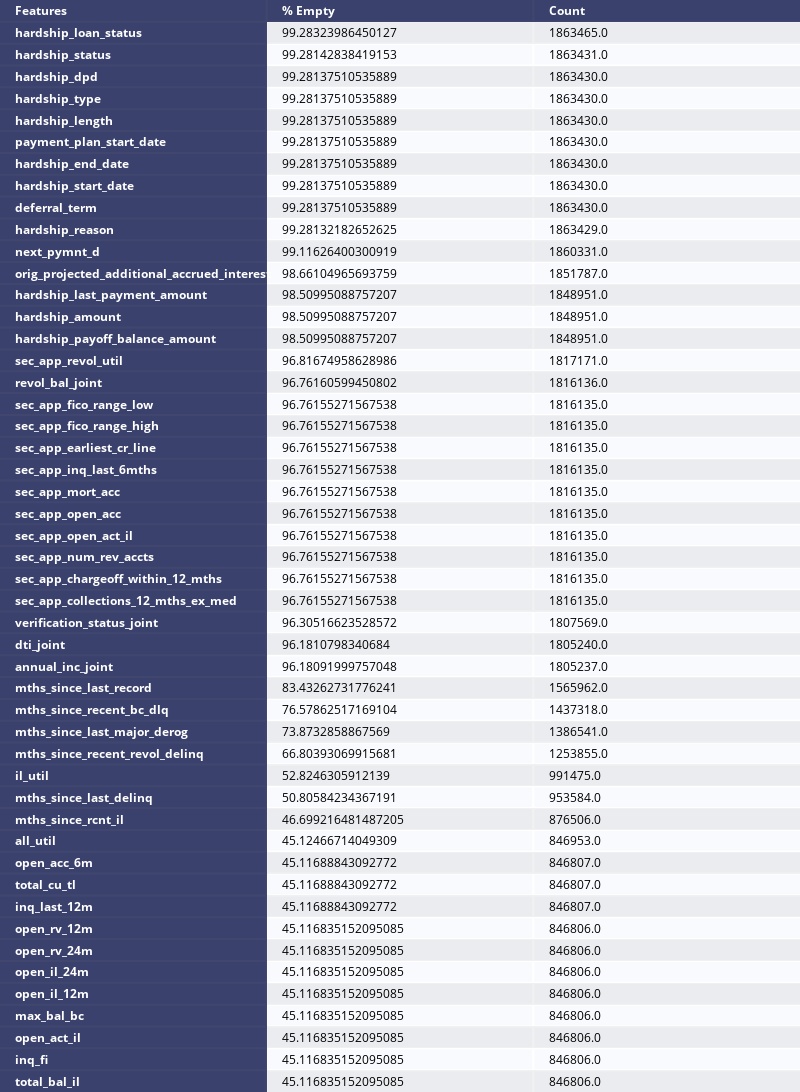

Notebook source saved alongside this figure:
### Code cell
temp = df_columns_na_sorted[df_columns_na_sorted['% Empty'] > MISSING_VALUE_THRESHOLD]
print(f'\n# of features with missing values > {MISSING_VALUE_THRESHOLD}%: {len(temp)}')
plot_dataframe_as_table_image(temp, f'features_with_over_{MISSING_VALUE_THRESHOLD}_pct_missing_values', 'Features')

### Figure 1 — Plotly figure (JSON) as saved in the notebook; plotly's stock layout.template omitted (floating-point values rounded to 4 significant figures; data arrays with more than 128 entries replaced by an {"elided": "..."} marker saying what was removed)
{"data": [{"colorscale": [[0, "#00083e"], [0.5, "#ededee"], [1, "#ffffff"]], "hoverinfo": "none", "opacity": 0.75, "showscale": false, "type": "heatmap", "z": {"elided": "50x3 float values"}}], "layout": {"annotations": [{"align": "left", "font": {"color": "#ffffff"}, "showarrow": false, "text": "<b>Features</b>", "x": -0.45, "xanchor": "left", "xref": "x", "y": 0, "yref": "y"}, {"align": "left", "font": {"color": "#ffffff"}, "showarrow": false, "text": "<b>% Empty</b>", "x": 0.55, "xanchor": "left", "xref": "x", "y": 0, "yref": "y"}, {"align": "left", "font": {"color": "#ffffff"}, "showarrow": false, "text": "<b>Count</b>", "x": 1.55, "xanchor": "left", "xref": "x", "y": 0, "yref": "y"}, {"align": "left", "font": {"color": "#ffffff"}, "showarrow": false, "text": "<b>hardship_loan_status</b>", "x": -0.45, "xanchor": "left", "xref": "x", "y": 1, "yref": "y"}, {"align": "left", "font": {"color": "#000000"}, "showarrow": false, "text": "99.28323986450127", "x": 0.55, "xanchor": "left", "xref": "x", "y": 1, "yref": "y"}, {"align": "left", "font": {"color": "#000000"}, "showarrow": false, "text": "1863465.0", "x": 1.55, "xanchor": "left", "xref": "x", "y": 1, "yref": "y"}, {"align": "left", "font": {"color": "#ffffff"}, "showarrow": false, "text": "<b>hardship_status</b>", "x": -0.45, "xanchor": "left", "xref": "x", "y": 2, "yref": "y"}, {"align": "left", "font": {"color": "#000000"}, "showarrow": false, "text": "99.28142838419153", "x": 0.55, "xanchor": "left", "xref": "x", "y": 2, "yref": "y"}, {"align": "left", "font": {"color": "#000000"}, "showarrow": false, "text": "1863431.0", "x": 1.55, "xanchor": "left", "xref": "x", "y": 2, "yref": "y"}, {"align": "left", "font": {"color": "#ffffff"}, "showarrow": false, "text": "<b>hardship_dpd</b>", "x": -0.45, "xanchor": "left", "xref": "x", "y": 3, "yref": "y"}, {"align": "left", "font": {"color": "#000000"}, "showarrow": false, "text": "99.28137510535889", "x": 0.55, "xanchor": "left", "xref": "x", "y": 3, "yref": "y"}, {"align": "left", "font": {"color": "#000000"}, "showarrow": false, "text": "1863430.0", "x": 1.55, "xanchor": "left", "xref": "x", "y": 3, "yref": "y"}, {"align": "left", "font": {"color": "#ffffff"}, "showarrow": false, "text": "<b>hardship_type</b>", "x": -0.45, "xanchor": "left", "xref": "x", "y": 4, "yref": "y"}, {"align": "left", "font": {"color": "#000000"}, "showarrow": false, "text": "99.28137510535889", "x": 0.55, "xanchor": "left", "xref": "x", "y": 4, "yref": "y"}, {"align": "left", "font": {"color": "#000000"}, "showarrow": false, "text": "1863430.0", "x": 1.55, "xanchor": "left", "xref": "x", "y": 4, "yref": "y"}, {"align": "left", "font": {"color": "#ffffff"}, "showarrow": false, "text": "<b>hardship_length</b>", "x": -0.45, "xanchor": "left", "xref": "x", "y": 5, "yref": "y"}, {"align": "left", "font": {"color": "#000000"}, "showarrow": false, "text": "99.28137510535889", "x": 0.55, "xanchor": "left", "xref": "x", "y": 5, "yref": "y"}, {"align": "left", "font": {"color": "#000000"}, "showarrow": false, "text": "1863430.0", "x": 1.55, "xanchor": "left", "xref": "x", "y": 5, "yref": "y"}, {"align": "left", "font": {"color": "#ffffff"}, "showarrow": false, "text": "<b>payment_plan_start_date</b>", "x": -0.45, "xanchor": "left", "xref": "x", "y": 6, "yref": "y"}, {"align": "left", "font": {"color": "#000000"}, "showarrow": false, "text": "99.28137510535889", "x": 0.55, "xanchor": "left", "xref": "x", "y": 6, "yref": "y"}, {"align": "left", "font": {"color": "#000000"}, "showarrow": false, "text": "1863430.0", "x": 1.55, "xanchor": "left", "xref": "x", "y": 6, "yref": "y"}, {"align": "left", "font": {"color": "#ffffff"}, "showarrow": false, "text": "<b>hardship_end_date</b>", "x": -0.45, "xanchor": "left", "xref": "x", "y": 7, "yref": "y"}, {"align": "left", "font": {"color": "#000000"}, "showarrow": false, "text": "99.28137510535889", "x": 0.55, "xanchor": "left", "xref": "x", "y": 7, "yref": "y"}, {"align": "left", "font": {"color": "#000000"}, "showarrow": false, "text": "1863430.0", "x": 1.55, "xanchor": "left", "xref": "x", "y": 7, "yref": "y"}, {"align": "left", "font": {"color": "#ffffff"}, "showarrow": false, "text": "<b>hardship_start_date</b>", "x": -0.45, "xanchor": "left", "xref": "x", "y": 8, "yref": "y"}, {"align": "left", "font": {"color": "#000000"}, "showarrow": false, "text": "99.28137510535889", "x": 0.55, "xanchor": "left", "xref": "x", "y": 8, "yref": "y"}, {"align": "left", "font": {"color": "#000000"}, "showarrow": false, "text": "1863430.0", "x": 1.55, "xanchor": "left", "xref": "x", "y": 8, "yref": "y"}, {"align": "left", "font": {"color": "#ffffff"}, "showarrow": false, "text": "<b>deferral_term</b>", "x": -0.45, "xanchor": "left", "xref": "x", "y": 9, "yref": "y"}, {"align": "left", "font": {"color": "#000000"}, "showarrow": false, "text": "99.28137510535889", "x": 0.55, "xanchor": "left", "xref": "x", "y": 9, "yref": "y"}, {"align": "left", "font": {"color": "#000000"}, "showarrow": false, "text": "1863430.0", "x": 1.55, "xanchor": "left", "xref": "x", "y": 9, "yref": "y"}, {"align": "left", "font": {"color": "#ffffff"}, "showarrow": false, "text": "<b>hardship_reason</b>", "x": -0.45, "xanchor": "left", "xref": "x", "y": 10, "yref": "y"}, {"align": "left", "font": {"color": "#000000"}, "showarrow": false, "text": "99.28132182652625", "x": 0.55, "xanchor": "left", "xref": "x", "y": 10, "yref": "y"}, {"align": "left", "font": {"color": "#000000"}, "showarrow": false, "text": "1863429.0", "x": 1.55, "xanchor": "left", "xref": "x", "y": 10, "yref": "y"}, {"align": "left", "font": {"color": "#ffffff"}, "showarrow": false, "text": "<b>next_pymnt_d</b>", "x": -0.45, "xanchor": "left", "xref": "x", "y": 11, "yref": "y"}, {"align": "left", "font": {"color": "#000000"}, "showarrow": false, "text": "99.11626400300919", "x": 0.55, "xanchor": "left", "xref": "x", "y": 11, "yref": "y"}, {"align": "left", "font": {"color": "#000000"}, "showarrow": false, "text": "1860331.0", "x": 1.55, "xanchor": "left", "xref": "x", "y": 11, "yref": "y"}, {"align": "left", "font": {"color": "#ffffff"}, "showarrow": false, "text": "<b>orig_projected_additional_accrued_interest</b>", "x": -0.45, "xanchor": "left", "xref": "x", "y": 12, "yref": "y"}, {"align": "left", "font": {"color": "#000000"}, "showarrow": false, "text": "98.66104965693759", "x": 0.55, "xanchor": "left", "xref": "x", "y": 12, "yref": "y"}, {"align": "left", "font": {"color": "#000000"}, "showarrow": false, "text": "1851787.0", "x": 1.55, "xanchor": "left", "xref": "x", "y": 12, "yref": "y"}, {"align": "left", "font": {"color": "#ffffff"}, "showarrow": false, "text": "<b>hardship_last_payment_amount</b>", "x": -0.45, "xanchor": "left", "xref": "x", "y": 13, "yref": "y"}, {"align": "left", "font": {"color": "#000000"}, "showarrow": false, "text": "98.50995088757207", "x": 0.55, "xanchor": "left", "xref": "x", "y": 13, "yref": "y"}, {"align": "left", "font": {"color": "#000000"}, "showarrow": false, "text": "1848951.0", "x": 1.55, "xanchor": "left", "xref": "x", "y": 13, "yref": "y"}, {"align": "left", "font": {"color": "#ffffff"}, "showarrow": false, "text": "<b>hardship_amount</b>", "x": -0.45, "xanchor": "left", "xref": "x", "y": 14, "yref": "y"}, {"align": "left", "font": {"color": "#000000"}, "showarrow": false, "text": "98.50995088757207", "x": 0.55, "xanchor": "left", "xref": "x", "y": 14, "yref": "y"}, {"align": "left", "font": {"color": "#000000"}, "showarrow": false, "text": "1848951.0", "x": 1.55, "xanchor": "left", "xref": "x", "y": 14, "yref": "y"}, {"align": "left", "font": {"color": "#ffffff"}, "showarrow": false, "text": "<b>hardship_payoff_balance_amount</b>", "x": -0.45, "xanchor": "left", "xref": "x", "y": 15, "yref": "y"}, {"align": "left", "font": {"color": "#000000"}, "showarrow": false, "text": "98.50995088757207", "x": 0.55, "xanchor": "left", "xref": "x", "y": 15, "yref": "y"}, {"align": "left", "font": {"color": "#000000"}, "showarrow": false, "text": "1848951.0", "x": 1.55, "xanchor": "left", "xref": "x", "y": 15, "yref": "y"}, {"align": "left", "font": {"color": "#ffffff"}, "showarrow": false, "text": "<b>sec_app_revol_util</b>", "x": -0.45, "xanchor": "left", "xref": "x", "y": 16, "yref": "y"}, {"align": "left", "font": {"color": "#000000"}, "showarrow": false, "text": "96.81674958628986", "x": 0.55, "xanchor": "left", "xref": "x", "y": 16, "yref": "y"}, {"align": "left", "font": {"color": "#000000"}, "showarrow": false, "text": "1817171.0", "x": 1.55, "xanchor": "left", "xref": "x", "y": 16, "yref": "y"}, {"align": "left", "font": {"color": "#ffffff"}, "showarrow": false, "text": "<b>revol_bal_joint</b>", "x": -0.45, "xanchor": "left", "xref": "x", "y": 17, "yref": "y"}, {"align": "left", "font": {"color": "#000000"}, "showarrow": false, "text": "96.76160599450802", "x": 0.55, "xanchor": "left", "xref": "x", "y": 17, "yref": "y"}, {"align": "left", "font": {"color": "#000000"}, "showarrow": false, "text": "1816136.0", "x": 1.55, "xanchor": "left", "xref": "x", "y": 17, "yref": "y"}, {"align": "left", "font": {"color": "#ffffff"}, "showarrow": false, "text": "<b>sec_app_fico_range_low</b>", "x": -0.45, "xanchor": "left", "xref": "x", "y": 18, "yref": "y"}, {"align": "left", "font": {"color": "#000000"}, "showarrow": false, "text": "96.76155271567538", "x": 0.55, "xanchor": "left", "xref": "x", "y": 18, "yref": "y"}, {"align": "left", "font": {"color": "#000000"}, "showarrow": false, "text": "1816135.0", "x": 1.55, "xanchor": "left", "xref": "x", "y": 18, "yref": "y"}, {"align": "left", "font": {"color": "#ffffff"}, "showarrow": false, "text": "<b>sec_app_fico_range_high</b>", "x": -0.45, "xanchor": "left", "xref": "x", "y": 19, "yref": "y"}, {"align": "left", "font": {"color": "#000000"}, "showarrow": false, "text": "96.76155271567538", "x": 0.55, "xanchor": "left", "xref": "x", "y": 19, "yref": "y"}, {"align": "left", "font": {"color": "#000000"}, "showarrow": false, "text": "1816135.0", "x": 1.55, "xanchor": "left", "xref": "x", "y": 19, "yref": "y"}, {"align": "left", "font": {"color": "#ffffff"}, "showarrow": false, "text": "<b>sec_app_earliest_cr_line</b>", "x": -0.45, "xanchor": "left", "xref": "x", "y": 20, "yref": "y"}, {"align": "left", "font": {"color": "#000000"}, "showarrow": false, "text": "96.76155271567538", "x": 0.55, "xanchor": "left", "xref": "x", "y": 20, "yref": "y"}, {"align": "left", "font": {"color": "#000000"}, "showarrow": false, "text": "1816135.0", "x": 1.55, "xanchor": "left", "xref": "x", "y": 20, "yref": "y"}, {"align": "left", "font": {"color": "#ffffff"}, "showarrow": false, "text": "<b>sec_app_inq_last_6mths</b>", "x": -0.45, "xanchor": "left", "xref": "x", "y": 21, "yref": "y"}, {"align": "left", "font": {"color": "#000000"}, "showarrow": false, "text": "96.76155271567538", "x": 0.55, "xanchor": "left", "xref": "x", "y": 21, "yref": "y"}, {"align": "left", "font": {"color": "#000000"}, "showarrow": false, "text": "1816135.0", "x": 1.55, "xanchor": "left", "xref": "x", "y": 21, "yref": "y"}, {"align": "left", "font": {"color": "#ffffff"}, "showarrow": false, "text": "<b>sec_app_mort_acc</b>", "x": -0.45, "xanchor": "left", "xref": "x", "y": 22, "yref": "y"}, {"align": "left", "font": {"color": "#000000"}, "showarrow": false, "text": "96.76155271567538", "x": 0.55, "xanchor": "left", "xref": "x", "y": 22, "yref": "y"}, {"align": "left", "font": {"color": "#000000"}, "showarrow": false, "text": "1816135.0", "x": 1.55, "xanchor": "left", "xref": "x", "y": 22, "yref": "y"}, {"align": "left", "font": {"color": "#ffffff"}, "showarrow": false, "text": "<b>sec_app_open_acc</b>", "x": -0.45, "xanchor": "left", "xref": "x", "y": 23, "yref": "y"}, {"align": "left", "font": {"color": "#000000"}, "showarrow": false, "text": "96.76155271567538", "x": 0.55, "xanchor": "left", "xref": "x", "y": 23, "yref": "y"}, {"align": "left", "font": {"color": "#000000"}, "showarrow": false, "text": "1816135.0", "x": 1.55, "xanchor": "left", "xref": "x", "y": 23, "yref": "y"}, {"align": "left", "font": {"color": "#ffffff"}, "showarrow": false, "text": "<b>sec_app_open_act_il</b>", "x": -0.45, "xanchor": "left", "xref": "x", "y": 24, "yref": "y"}, {"align": "left", "font": {"color": "#000000"}, "showarrow": false, "text": "96.76155271567538", "x": 0.55, "xanchor": "left", "xref": "x", "y": 24, "yref": "y"}, {"align": "left", "font": {"color": "#000000"}, "showarrow": false, "text": "1816135.0", "x": 1.55, "xanchor": "left", "xref": "x", "y": 24, "yref": "y"}, {"align": "left", "font": {"color": "#ffffff"}, "showarrow": false, "text": "<b>sec_app_num_rev_accts</b>", "x": -0.45, "xanchor": "left", "xref": "x", "y": 25, "yref": "y"}, {"align": "left", "font": {"color": "#000000"}, "showarrow": false, "text": "96.76155271567538", "x": 0.55, "xanchor": "left", "xref": "x", "y": 25, "yref": "y"}, {"align": "left", "font": {"color": "#000000"}, "showarrow": false, "text": "1816135.0", "x": 1.55, "xanchor": "left", "xref": "x", "y": 25, "yref": "y"}, {"align": "left", "font": {"color": "#ffffff"}, "showarrow": false, "text": "<b>sec_app_chargeoff_within_12_mths</b>", "x": -0.45, "xanchor": "left", "xref": "x", "y": 26, "yref": "y"}, {"align": "left", "font": {"color": "#000000"}, "showarrow": false, "text": "96.76155271567538", "x": 0.55, "xanchor": "left", "xref": "x", "y": 26, "yref": "y"}, {"align": "left", "font": {"color": "#000000"}, "showarrow": false, "text": "1816135.0", "x": 1.55, "xanchor": "left", "xref": "x", "y": 26, "yref": "y"}, {"align": "left", "font": {"color": "#ffffff"}, "showarrow": false, "text": "<b>sec_app_collections_12_mths_ex_med</b>", "x": -0.45, "xanchor": "left", "xref": "x", "y": 27, "yref": "y"}, {"align": "left", "font": {"color": "#000000"}, "showarrow": false, "text": "96.76155271567538", "x": 0.55, "xanchor": "left", "xref": "x", "y": 27, "yref": "y"}, {"align": "left", "font": {"color": "#000000"}, "showarrow": false, "text": "1816135.0", "x": 1.55, "xanchor": "left", "xref": "x", "y": 27, "yref": "y"}, {"align": "left", "font": {"color": "#ffffff"}, "showarrow": false, "text": "<b>verification_status_joint</b>", "x": -0.45, "xanchor": "left", "xref": "x", "y": 28, "yref": "y"}, {"align": "left", "font": {"color": "#000000"}, "showarrow": false, "text": "96.30516623528572", "x": 0.55, "xanchor": "left", "xref": "x", "y": 28, "yref": "y"}, {"align": "left", "font": {"color": "#000000"}, "showarrow": false, "text": "1807569.0", "x": 1.55, "xanchor": "left", "xref": "x", "y": 28, "yref": "y"}, {"align": "left", "font": {"color": "#ffffff"}, "showarrow": false, "text": "<b>dti_joint</b>", "x": -0.45, "xanchor": "left", "xref": "x", "y": 29, "yref": "y"}, {"align": "left", "font": {"color": "#000000"}, "showarrow": false, "text": "96.1810798340684", "x": 0.55, "xanchor": "left", "xref": "x", "y": 29, "yref": "y"}, {"align": "left", "font": {"color": "#000000"}, "showarrow": false, "text": "1805240.0", "x": 1.55, "xanchor": "left", "xref": "x", "y": 29, "yref": "y"}, {"align": "left", "font": {"color": "#ffffff"}, "showarrow": false, "text": "<b>annual_inc_joint</b>", "x": -0.45, "xanchor": "left", "xref": "x", "y": 30, "yref": "y"}, {"align": "left", "font": {"color": "#000000"}, "showarrow": false, "text": "96.18091999757048", "x": 0.55, "xanchor": "left", "xref": "x", "y": 30, "yref": "y"}, {"align": "left", "font": {"color": "#000000"}, "showarrow": false, "text": "1805237.0", "x": 1.55, "xanchor": "left", "xref": "x", "y": 30, "yref": "y"}, {"align": "left", "font": {"color": "#ffffff"}, "showarrow": false, "text": "<b>mths_since_last_record</b>", "x": -0.45, "xanchor": "left", "xref": "x", "y": 31, "yref": "y"}, {"align": "left", "font": {"color": "#000000"}, "showarrow": false, "text": "83.43262731776241", "x": 0.55, "xanchor": "left", "xref": "x", "y": 31, "yref": "y"}, {"align": "left", "font": {"color": "#000000"}, "showarrow": false, "text": "1565962.0", "x": 1.55, "xanchor": "left", "xref": "x", "y": 31, "yref": "y"}, {"align": "left", "font": {"color": "#ffffff"}, "showarrow": false, "text": "<b>mths_since_recent_bc_dlq</b>", "x": -0.45, "xanchor": "left", "xref": "x", "y": 32, "yref": "y"}, {"align": "left", "font": {"color": "#000000"}, "showarrow": false, "text": "76.57862517169104", "x": 0.55, "xanchor": "left", "xref": "x", "y": 32, "yref": "y"}, {"align": "left", "font": {"color": "#000000"}, "showarrow": false, "text": "1437318.0", "x": 1.55, "xanchor": "left", "xref": "x", "y": 32, "yref": "y"}, {"align": "left", "font": {"color": "#ffffff"}, "showarrow": false, "text": "<b>mths_since_last_major_derog</b>", "x": -0.45, "xanchor": "left", "xref": "x", "y": 33, "yref": "y"}, {"align": "left", "font": {"color": "#000000"}, "showarrow": false, "text": "73.8732858867569", "x": 0.55, "xanchor": "left", "xref": "x", "y": 33, "yref": "y"}, {"align": "left", "font": {"color": "#000000"}, "showarrow": false, "text": "1386541.0", "x": 1.55, "xanchor": "left", "xref": "x", "y": 33, "yref": "y"}, {"align": "left", "font": {"color": "#ffffff"}, "showarrow": false, "text": "<b>mths_since_recent_revol_delinq</b>", "x": -0.45, "xanchor": "left", "xref": "x", "y": 34, "yref": "y"}, {"align": "left", "font": {"color": "#000000"}, "showarrow": false, "text": "66.80393069915681", "x": 0.55, "xanchor": "left", "xref": "x", "y": 34, "yref": "y"}, {"align": "left", "font": {"color": "#000000"}, "showarrow": false, "text": "1253855.0", "x": 1.55, "xanchor": "left", "xref": "x", "y": 34, "yref": "y"}, {"align": "left", "font": {"color": "#ffffff"}, "showarrow": false, "text": "<b>il_util</b>", "x": -0.45, "xanchor": "left", "xref": "x", "y": 35, "yref": "y"}, {"align": "left", "font": {"color": "#000000"}, "showarrow": false, "text": "52.8246305912139", "x": 0.55, "xanchor": "left", "xref": "x", "y": 35, "yref": "y"}, {"align": "left", "font": {"color": "#000000"}, "showarrow": false, "text": "991475.0", "x": 1.55, "xanchor": "left", "xref": "x", "y": 35, "yref": "y"}, {"align": "left", "font": {"color": "#ffffff"}, "showarrow": false, "text": "<b>mths_since_last_delinq</b>", "x": -0.45, "xanchor": "left", "xref": "x", "y": 36, "yref": "y"}, {"align": "left", "font": {"color": "#000000"}, "showarrow": false, "text": "50.80584234367191", "x": 0.55, "xanchor": "left", "xref": "x", "y": 36, "yref": "y"}, {"align": "left", "font": {"color": "#000000"}, "showarrow": false, "text": "953584.0", "x": 1.55, "xanchor": "left", "xref": "x", "y": 36, "yref": "y"}, {"align": "left", "font": {"color": "#ffffff"}, "showarrow": false, "text": "<b>mths_since_rcnt_il</b>", "x": -0.45, "xanchor": "left", "xref": "x", "y": 37, "yref": "y"}, {"align": "left", "font": {"color": "#000000"}, "showarrow": false, "text": "46.699216481487205", "x": 0.55, "xanchor": "left", "xref": "x", "y": 37, "yref": "y"}, {"align": "left", "font": {"color": "#000000"}, "showarrow": false, "text": "876506.0", "x": 1.55, "xanchor": "left", "xref": "x", "y": 37, "yref": "y"}, {"align": "left", "font": {"color": "#ffffff"}, "showarrow": false, "text": "<b>all_util</b>", "x": -0.45, "xanchor": "left", "xref": "x", "y": 38, "yref": "y"}, {"align": "left", "font": {"color": "#000000"}, "showarrow": false, "text": "45.12466714049309", "x": 0.55, "xanchor": "left", "xref": "x", "y": 38, "yref": "y"}, {"align": "left", "font": {"color": "#000000"}, "showarrow": false, "text": "846953.0", "x": 1.55, "xanchor": "left", "xref": "x", "y": 38, "yref": "y"}, {"align": "left", "font": {"color": "#ffffff"}, "showarrow": false, "text": "<b>open_acc_6m</b>", "x": -0.45, "xanchor": "left", "xref": "x", "y": 39, "yref": "y"}, {"align": "left", "font": {"color": "#000000"}, "showarrow": false, "text": "45.11688843092772", "x": 0.55, "xanchor": "left", "xref": "x", "y": 39, "yref": "y"}, {"align": "left", "font": {"color": "#000000"}, "showarrow": false, "text": "846807.0", "x": 1.55, "xanchor": "left", "xref": "x", "y": 39, "yref": "y"}, {"align": "left", "font": {"color": "#ffffff"}, "showarrow": false, "text": "<b>total_cu_tl</b>", "x": -0.45, "xanchor": "left", "xref": "x", "y": 40, "yref": "y"}, {"align": "left", "font": {"color": "#000000"}, "showarrow": false, "text": "45.11688843092772", "x": 0.55, "xanchor": "left", "xref": "x", "y": 40, "yref": "y"}, {"align": "left", "font": {"color": "#000000"}, "showarrow": false, "text": "846807.0", "x": 1.55, "xanchor": "left", "xref": "x", "y": 40, "yref": "y"}, {"align": "left", "font": {"color": "#ffffff"}, "showarrow": false, "text": "<b>inq_last_12m</b>", "x": -0.45, "xanchor": "left", "xref": "x", "y": 41, "yref": "y"}, {"align": "left", "font": {"color": "#000000"}, "showarrow": false, "text": "45.11688843092772", "x": 0.55, "xanchor": "left", "xref": "x", "y": 41, "yref": "y"}, {"align": "left", "font": {"color": "#000000"}, "showarrow": false, "text": "846807.0", "x": 1.55, "xanchor": "left", "xref": "x", "y": 41, "yref": "y"}, {"align": "left", "font": {"color": "#ffffff"}, "showarrow": false, "text": "<b>open_rv_12m</b>", "x": -0.45, "xanchor": "left", "xref": "x", "y": 42, "yref": "y"}, {"align": "left", "font": {"color": "#000000"}, "showarrow": false, "text": "45.116835152095085", "x": 0.55, "xanchor": "left", "xref": "x", "y": 42, "yref": "y"}, {"align": "left", "font": {"color": "#000000"}, "showarrow": false, "text": "846806.0", "x": 1.55, "xanchor": "left", "xref": "x", "y": 42, "yref": "y"}, {"align": "left", "font": {"color": "#ffffff"}, "showarrow": false, "text": "<b>open_rv_24m</b>", "x": -0.45, "xanchor": "left", "xref": "x", "y": 43, "yref": "y"}, {"align": "left", "font": {"color": "#000000"}, "showarrow": false, "text": "45.116835152095085", "x": 0.55, "xanchor": "left", "xref": "x", "y": 43, "yref": "y"}, {"align": "left", "font": {"color": "#000000"}, "showarrow": false, "text": "846806.0", "x": 1.55, "xanchor": "left", "xref": "x", "y": 43, "yref": "y"}, {"align": "left", "font": {"color": "#ffffff"}, "showarrow": false, "text": "<b>open_il_24m</b>", "x": -0.45, "xanchor": "left", "xref": "x", "y": 44, "yref": "y"}, {"align": "left", "font": {"color": "#000000"}, "showarrow": false, "text": "45.116835152095085", "x": 0.55, "xanchor": "left", "xref": "x", "y": 44, "yref": "y"}, {"align": "left", "font": {"color": "#000000"}, "showarrow": false, "text": "846806.0", "x": 1.55, "xanchor": "left", "xref": "x", "y": 44, "yref": "y"}, {"align": "left", "font": {"color": "#ffffff"}, "showarrow": false, "text": "<b>open_il_12m</b>", "x": -0.45, "xanchor": "left", "xref": "x", "y": 45, "yref": "y"}, {"align": "left", "font": {"color": "#000000"}, "showarrow": false, "text": "45.116835152095085", "x": 0.55, "xanchor": "left", "xref": "x", "y": 45, "yref": "y"}, {"align": "left", "font": {"color": "#000000"}, "showarrow": false, "text": "846806.0", "x": 1.55, "xanchor": "left", "xref": "x", "y": 45, "yref": "y"}, {"align": "left", "font": {"color": "#ffffff"}, "showarrow": false, "text": "<b>max_bal_bc</b>", "x": -0.45, "xanchor": "left", "xref": "x", "y": 46, "yref": "y"}, {"align": "left", "font": {"color": "#000000"}, "showarrow": false, "text": "45.116835152095085", "x": 0.55, "xanchor": "left", "xref": "x", "y": 46, "yref": "y"}, {"align": "left", "font": {"color": "#000000"}, "showarrow": false, "text": "846806.0", "x": 1.55, "xanchor": "left", "xref": "x", "y": 46, "yref": "y"}, {"align": "left", "font": {"color": "#ffffff"}, "showarrow": false, "text": "<b>open_act_il</b>", "x": -0.45, "xanchor": "left", "xref": "x", "y": 47, "yref": "y"}, {"align": "left", "font": {"color": "#000000"}, "showarrow": false, "text": "45.116835152095085", "x": 0.55, "xanchor": "left", "xref": "x", "y": 47, "yref": "y"}, {"align": "left", "font": {"color": "#000000"}, "showarrow": false, "text": "846806.0", "x": 1.55, "xanchor": "left", "xref": "x", "y": 47, "yref": "y"}, {"align": "left", "font": {"color": "#ffffff"}, "showarrow": false, "text": "<b>inq_fi</b>", "x": -0.45, "xanchor": "left", "xref": "x", "y": 48, "yref": "y"}, {"align": "left", "font": {"color": "#000000"}, "showarrow": false, "text": "45.116835152095085", "x": 0.55, "xanchor": "left", "xref": "x", "y": 48, "yref": "y"}, {"align": "left", "font": {"color": "#000000"}, "showarrow": false, "text": "846806.0", "x": 1.55, "xanchor": "left", "xref": "x", "y": 48, "yref": "y"}, {"align": "left", "font": {"color": "#ffffff"}, "showarrow": false, "text": "<b>total_bal_il</b>", "x": -0.45, "xanchor": "left", "xref": "x", "y": 49, "yref": "y"}, {"align": "left", "font": {"color": "#000000"}, "showarrow": false, "text": "45.116835152095085", "x": 0.55, "xanchor": "left", "xref": "x", "y": 49, "yref": "y"}, {"align": "left", "font": {"color": "#000000"}, "showarrow": false, "text": "846806.0", "x": 1.55, "xanchor": "left", "xref": "x", "y": 49, "yref": "y"}], "autosize": true, "height": 1550, "margin": {"b": 0, "l": 0, "r": 0, "t": 0}, "width": 800, "xaxis": {"dtick": 1, "gridwidth": 2, "showticklabels": false, "tick0": -0.5, "ticks": "", "zeroline": false}, "yaxis": {"autorange": "reversed", "dtick": 1, "gridwidth": 2, "showticklabels": false, "tick0": 0.5, "ticks": "", "zeroline": false}}}
